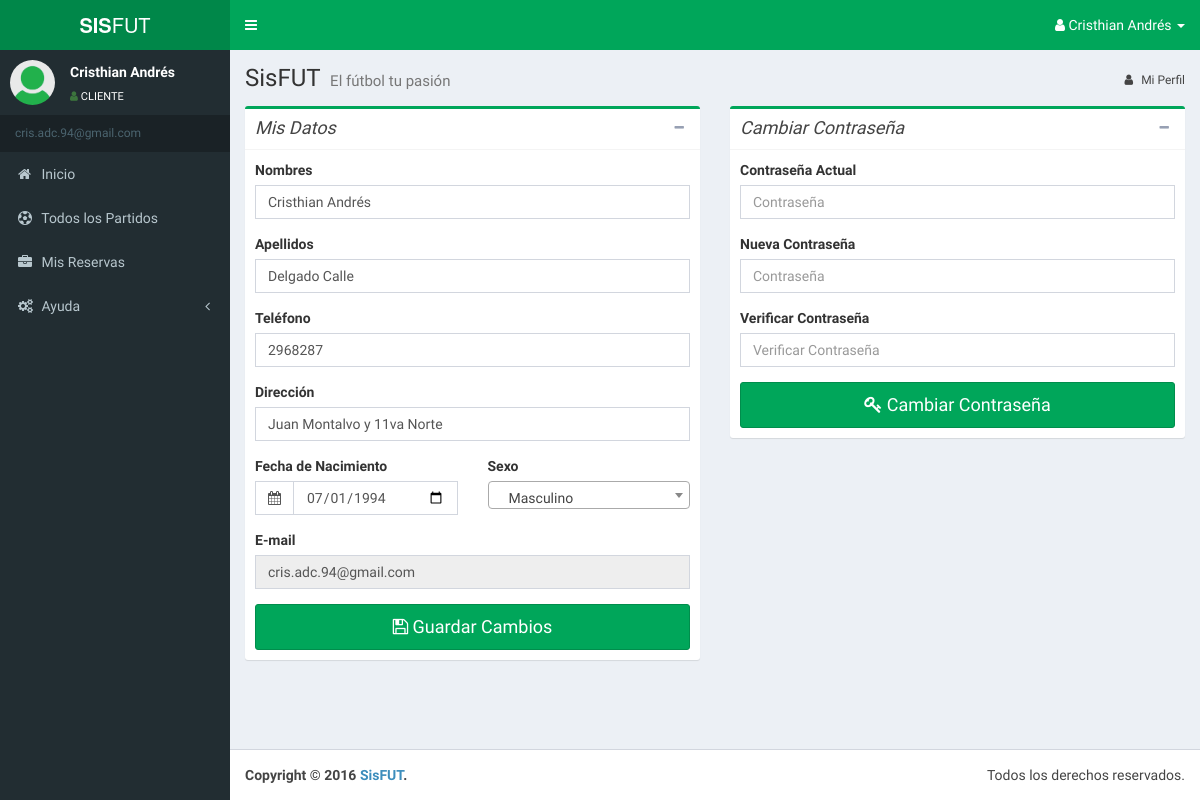
The page /PROYECTO_FUTBOL/perfil.php (signed in) on the database its author committed.
### tables this page shows
CREATE TABLE `persona` (
  `idpersona` int(11) NOT NULL AUTO_INCREMENT,
  `nombre` varchar(45) DEFAULT NULL,
  `apellido` varchar(45) DEFAULT NULL,
  `telefono` varchar(45) DEFAULT NULL,
  `direccion` varchar(45) DEFAULT NULL,
  `fechanacimiento` date DEFAULT NULL,
  `genero` varchar(45) DEFAULT NULL,
  `idusuario` int(11) DEFAULT NULL,
  PRIMARY KEY (`idpersona`),
  KEY `idusuario2` (`idusuario`),
  CONSTRAINT `idusuario2` FOREIGN KEY (`idusuario`) REFERENCES `usuario` (`idusuario`)
);

CREATE TABLE `usuario` (
  `idusuario` int(11) NOT NULL AUTO_INCREMENT,
  `email` varchar(50) NOT NULL,
  `password` varchar(50) DEFAULT NULL,
  `idrol` int(11) DEFAULT NULL,
  PRIMARY KEY (`idusuario`),
  KEY `idusuario` (`idusuario`),
  KEY `idrol` (`idrol`),
  CONSTRAINT `idrol` FOREIGN KEY (`idrol`) REFERENCES `rol` (`idrol`)
);

### PROYECTO_FUTBOL/perfil.php (the view, shortened to what this page needs)
<?php
  include('cabecera.php');
?>
<div  id="contenedor" class="content-wrapper">
	<section class="content-header">
      <h1>
        SisFUT
        <small>El fútbol tu pasión</small>
      </h1>
      <ol class="breadcrumb">
        <li><a href="#"><i class="fa fa-user"></i> Mi Perfil</a></li>
      </ol>
    </section>
    <?php
		$con = Conectar();
    $estadio = false;
    if($_SESSION['IDROL']==2){
      $estadio = true;
      $sql = 'SELECT * FROM estadio E, usuario U, detalle_usuario D WHERE D.idestadio='.$_SESSION['IDESTADIO'].' AND D.idusuario=U.idusuario AND E.idestadio='.$_SESSION['IDESTADIO'].'';
      $qPersona = $con->prepare($sql);
      $qPersona->execute();
    }else{
      $sql = 'SELECT * FROM persona P, usuario U WHERE P.idpersona='.$_SESSION['IDPERSONA'].' AND P.idusuario=U.idusuario';
      $qPersona = $con->prepare($sql);
      $qPersona->execute();
    }
    if(!$estadio){
		$rowsPersona = $qPersona->fetchAll(\PDO::FETCH_OBJ);
		foreach($rowsPersona as $rowPersona){
    ?>
    <section class="content">
    	<div class="row">
    		<div class="col-md-6">
				<div class="box box-success">
                  <div class="box-header with-border">
                    <h3 class="box-title"><i>Mis Datos</i></h3>
                    <div class="box-tools pull-right">
                      <button class="btn btn-box-tool" data-widget="collapse"><i class="fa fa-minus"></i></button>
                    </div>
                  </div>
                  <div class="box-body">
                    <form role="form" name="frmDatosPersonales">
                        <fieldset>
                            <div class="form-group">
                                <label>Nombres</label>
                                <input class="form-control" placeholder="Nombres" name="nombre" type="text" autofocus value="<?php echo $rowPersona->nombre ?>">
                            </div>
                            <div class="form-group">
                                <label>Apellidos</label>
                                <input class="form-control" placeholder="Apellidos" name="apellido" type="text" autofocus value="<?php echo $rowPersona->apellido ?>">
                            </div>
                            <div class="form-group">
                                <label>Teléfono</label>
                                <input class="form-control" placeholder="Teléfono" name="telefono" type="text" autofocus value="<?php echo $rowPersona->telefono ?>">
                            </div>
                            <div class="form-group">
                                <label>Dirección</label>
                                <input class="form-control" placeholder="Dirección" name="direccion" type="text" autofocus value="<?php echo $rowPersona->direccion ?>">
                            </div>
                            <div class="row">
                              <div class="col-md-6">
                              <div class="form-group">
                                <label>Fecha de Nacimiento</label>
                                <div class="input-group">
                                  <div class="input-group-addon">
                                    <i class="fa fa-calendar"></i>
                                  </div>
                                  <input name="fechanacimiento" type="date" class="form-control" required value="<?php echo $rowPersona->fechanacimiento ?>">
                                </div>
                              </div>
                              </div>
                              <div class="col-md-6">
                                <div class="form-group">
                                  <label>Sexo</label>
                                </div>
                              </div>
                            </div>
                            <div class="form-group">
                                <label>E-mail</label>
                                <input class="form-control" placeholder="E-mail" name="email" type="email" autofocus disabled value="<?php echo $rowPersona->email ?>">
                            </div>
                            <button type="submit" class="btn btn-block btn-lg btn-success" onclick="actualizarMisDatos(); return false;"><i class="fa fa-save"></i> Guardar Cambios</button>
                      </fieldset>
                    </form>
                  </div>
        </div>
    		</div>
    		<?php } }
        ?>
    		<div class="col-md-6">
				<div class="box box-success">
                  <div class="box-header with-border">
                    <h3 class="box-title"><i>Cambiar Contraseña</i></h3>
                    <div class="box-tools pull-right">
                      <button class="btn btn-box-tool" data-widget="collapse"><i class="fa fa-minus"></i></button>
                    </div>
                  </div>
                  <div class="box-body">
                    <form role="form" name="frmCambiarPassword">
                        <fieldset>
                            <div class="form-group">
                                <label>Contraseña Actual</label>
                                <input class="form-control" placeholder="Contraseña" name="password" type="password" value="">
                            </div>
                            <div class="form-group">
                                <label>Nueva Contraseña</label>
                                <input class="form-control" placeholder="Contraseña" name="passwordnueva" type="password" value="">
                            </div>
                            <div class="form-group">
                                <label>Verificar Contraseña</label>
                                <input class="form-control" placeholder="Verificar Contraseña" name="passwordnueva2" type="password" value="">
                            </div>
                            <button type="submit" class="btn btn-block btn-lg btn-success" onclick="cambiarContrasena(); return false;"><i class="fa fa-key"></i> Cambiar Contraseña</button>
                      </fieldset>
                    </form>
                  </div>
                </div>
    		</div>
    	</div>
    </section>
</div>
<?php
  include('pie.php');
?>

### PROYECTO_FUTBOL/cabecera.php (shortened to what this page needs)
<!DOCTYPE html>
<html lang="es">
  <head>
    <link rel="stylesheet" href="bootstrap/css/bootstrap.min.css">
    <link rel="stylesheet" href="https://maxcdn.bootstrapcdn.com/font-awesome/4.4.0/css/font-awesome.min.css">
    <link rel="stylesheet" href="https://code.ionicframework.com/ionicons/2.0.1/css/ionicons.min.css">
    <link rel="stylesheet" href="dist/css/AdminLTE.min.css">
    <link rel="stylesheet" href="dist/css/skins/skin-green.min.css">
    <link rel="stylesheet" href="plugins/select2/select2.min.css">
    <link rel="stylesheet" href="plugins/timepicker/bootstrap-timepicker.min.css">
    <link rel="stylesheet" href="plugins/iCheck/all.css">
    <link rel="stylesheet" href="plugins/colorpicker/bootstrap-colorpicker.min.css">
    <link rel="stylesheet" href="plugins/daterangepicker/daterangepicker-bs3.css">
    <link rel="stylesheet" href="plugins/datatables/dataTables.bootstrap.css">
  </head>
  <body class="hold-transition skin-green fixed sidebar-mini">
    <div class="wrapper">
      <header class="main-header">
        <a href="index.html" class="logo">
          <span class="logo-lg"><b>SIS</b>FUT</span>
        </a>
        <nav class="navbar navbar-fixed-top" role="navigation">
          <a href="#" class="sidebar-toggle" data-toggle="offcanvas" role="button">
          </a>
            <div class="navbar-custom-menu">
              <ul class="nav navbar-nav">
             <?php
                if(isset($_SESSION['USER'])==''){
                    $codigoHtml = '<li class="dropdown user user-menu"><a href="cuenta.php" class="dropdown-toggle" title="Crear una Cuenta"> <i class="fa fa-user-plus"></i><span class="hidden-xs">Crear una Cuenta</span></a></li><li class="dropdown user user-menu"><a href="login.php" class="dropdown-toggle" title="Iniciar Sesión"> <i class="fa fa-key"></i><span class="hidden-xs">Iniciar Sesión</span> </a> </li>';
                    echo $codigoHtml;
                }else{
                  $codigoHtml = '<li class="dropdown">
                  <a href="#"  class="dropdown-toggle" data-toggle="dropdown"><i class="fa fa-user"></i> '.$_SESSION["NOMBRE"].' <span class="caret"></span></a>
                  <ul class="dropdown-menu" role="menu">
                    <li><a href="perfil.php"><i class="fa fa-user"></i> Perfil</a></li>
                    <li><a href="seguridad/logout.php"><i class="fa fa-unlock"></i> Cerrar Sesión</a></li>
                  </ul>
                </li>';
                  echo $codigoHtml;
                }
              ?>
                </ul>
              </div>
        </nav>
      </header>
      <aside class="main-sidebar">
        <section class="sidebar">
          <?php
            if(isset($_SESSION['USER'])==''){
            }else{
              $codigoHtml = "<div class='user-panel'><div class='pull-left image'><img src='img/icon-user-default.png' class='img-circle' alt='User Image'></div><div class='pull-left info'><p>".$_SESSION['NOMBRE']."</p><a href='#''><i class='fa fa-user text-success'></i>".$_SESSION['ROL']."</a></div></div>";
                echo $codigoHtml;
            }
          ?>
          <ul class="sidebar-menu">
            <li class="header">
               <?php
                  if(isset($_SESSION['USER'])==''){
                      echo 'Sin Autenticación';
                  }else{
                    $codigoHtml = $_SESSION['USER'];
                    echo $codigoHtml;
                  }
                ?>
            </li>
            <?php
              if(isset($_SESSION['USER'])){
                 if($_SESSION['IDROL']==3){
                   $codigoHtml = '<li><a href="index.php"><i class="fa fa-home"></i> <span>Inicio</span></a></li>
                                  <li><a href="partidos.php"><i class="fa fa-soccer-ball-o"></i> <span>Todos los Partidos</span></a></li>
                                  <li><a href="misreservas.php"><i class="fa fa-briefcase"></i> <span>Mis Reservas</span></a></li>';
                    echo $codigoHtml;
                  }else{
                  }
            ?>
            <?php
              }else{
            ?>
                <li><a href="index.php"><i class="fa fa-home"></i> <span>Inicio</span></a></li>
                <li><a href="partidos.php"><i class="fa fa-soccer-ball-o"></i> <span>Todos los Partidos</span></a></li>
            <?php
              }
            ?>
            <li class="treeview">
              <a href="#"><i class="fa fa-cogs"></i> <span>Ayuda</span> <i class="fa fa-angle-left pull-right"></i></a>
            </li>
          </ul>
        </section>
      </aside>

### PROYECTO_FUTBOL/pie.php (shortened to what this page needs)
      <footer class="main-footer">
        <div class="pull-right hidden-xs">
          Todos los derechos reservados.
        </div>
        <strong>Copyright &copy; 2016 <a href="#">SisFUT</a>.</strong>
      </footer>
    </div>
  </body>
</html>

### rows shown on the page
persona: nombre "Cristhian Andrés", apellido "Delgado Calle", telefono "2968287", direccion "Juan Montalvo y 11va Norte", fechanacimiento "07/01/1994", email "cris.adc.94@gmail.com"

### other values the page prints
$_SESSION["NOMBRE"] "Cristhian Andrés"
$_SESSION['NOMBRE'] "Cristhian Andrés"
$_SESSION['ROL'] "CLIENTE"
$codigoHtml "cris.adc.94@gmail.com"
